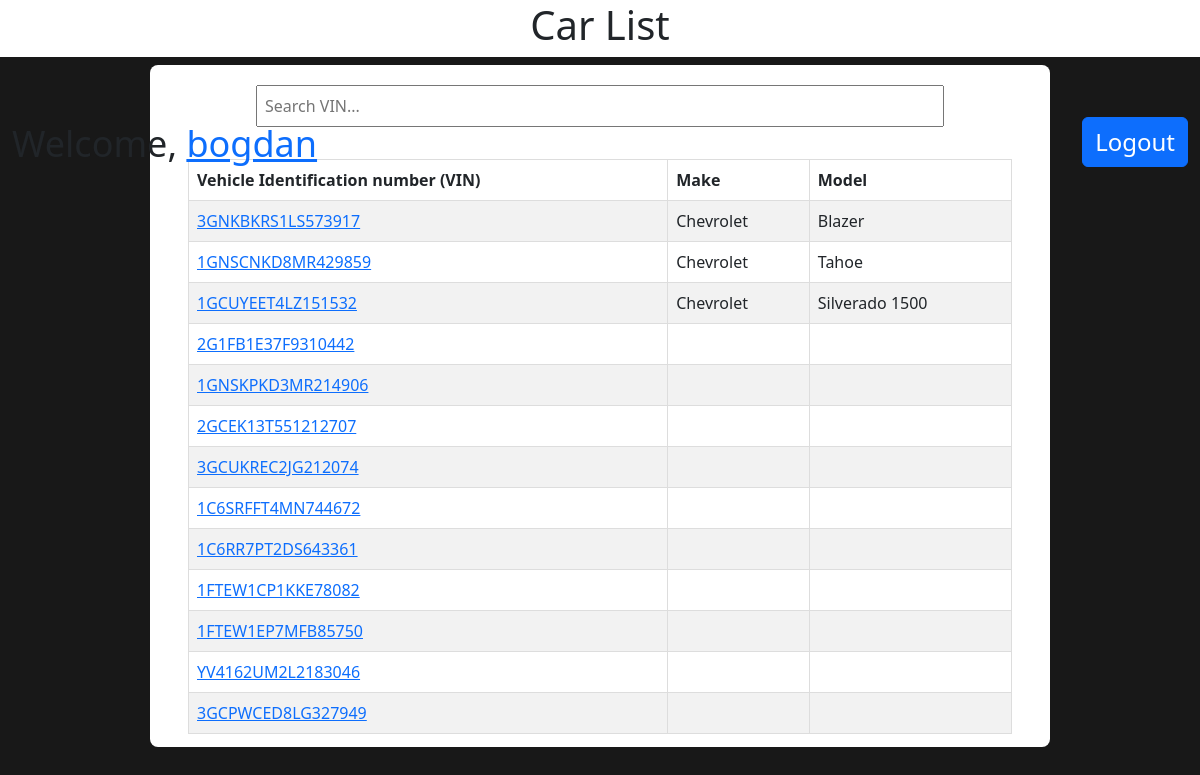
The app's page /cars/ (signed in) with its own data.
### cars/models.py (models this page shows, shortened)
class Car(models.Model):
    vin = models.CharField(max_length=17, unique=True, default='',
                           error_messages={"unique": "This car VIN already exists."},
                           validators=[MinLengthValidator(17, "The car VIN has a 17 characters format!"),
                                       RegexValidator(r'^[A-Z0-9]*$',
                                                      'The car VIN has only numbers and capital letters!')])
    date_added = models.DateTimeField('date added', auto_now_add=True)
    described = models.BooleanField(default=False)
    title = models.CharField(max_length=100, default='')
    short_title = models.CharField(max_length=100, default='')
    description = models.TextField(max_length=500, default='')
    year = models.PositiveSmallIntegerField(validators=[MaxValueValidator(timezone.now().year),
                                                        MinValueValidator(1900)],
                                            null=True)
    make = models.CharField(max_length=100, default='', blank=True)
    model = models.CharField(max_length=100, default='', blank=True)
    trim = models.CharField(max_length=100, default='')
    mileage = models.PositiveIntegerField(null=True)
    mileage_unit = models.CharField(max_length=100, default='')
    transmission_type = models.CharField(max_length=100, default='')
    fuel_type = models.CharField(max_length=100, default='')
    body_style = models.CharField(max_length=100, default='')
    drivetrain = models.CharField(max_length=100, default='')
    interior_color = models.CharField(max_length=100, default='')
    exterior_color = models.CharField(max_length=100, default='')
    doors = models.PositiveSmallIntegerField(null=True)
    cylinders = models.PositiveSmallIntegerField(null=True)
    displacement = models.DecimalField(max_digits=4, decimal_places=2, null=True)
    msrp = models.FloatField(validators=[MinValueValidator(0)], null=True)
    state_of_vehicle = models.CharField(max_length=100, default='')
    grouped_exterior_color = models.CharField(max_length=100, default='')
    grouped_interior_color = models.CharField(max_length=100, default='')
    engine = models.CharField(max_length=100, default='')
    fuel_economy_city = models.PositiveSmallIntegerField(null=True)
    fuel_economy_city_unit = models.CharField(max_length=100, default='')
    fuel_economy_highway = models.PositiveSmallIntegerField(null=True)
    fuel_economy_highway_unit = models.CharField(max_length=100, default='')
    availability = models.BooleanField(null=True)
    image_url = models.URLField(null=True)
    normalized_make = models.CharField(max_length=100, default='')
    grouped_body_style = models.CharField(max_length=100, default='')
    grouped_transmission_type = models.CharField(max_length=100, default='')
    sale_price = models.FloatField(validators=[MinValueValidator(0)], null=True)
    url = models.URLField(null=True)
    stock_number = models.PositiveIntegerField(null=True)

### cars/views.py (the view)
# urls.py: path('', login_required(views.IndexView.as_view(), login_url='/login/'), name='index'),
class IndexView(generic.ListView):
    template_name = 'cars/index.html'
    context_object_name = 'car_list'
    def get_queryset(self):
        query = self.request.GET.get("vin")
        if query:
            vin_list = Car.objects.filter(vin=query.upper())
        else:
            vin_list = Car.objects.all()
        return vin_list

### cars/templates/cars/index.html (shortened to what this page needs)
{% extends "cars/header.html" %}
{% block content %}
<div class="container d-grid col-9">
    <form action="{% url 'cars:index' %}" method="get">
        <div class="text-center" style="padding: 7px">
            <input name="vin" type="text" placeholder="Search VIN...">
        </div>
    </form>
    <div class="page_list d-grid">
        {% if car_list %}
            <table id="customers">
                <tr>
                    <th style="font-weight:bold">Vehicle Identification number (VIN)</th>
                    <th style="font-weight:bold">Make</th>
                    <th style="font-weight:bold">Model</th>
                </tr>
            {% for car in car_list %}
                <tr>
                    <th><a href="{% url 'cars:detail' car.id %}">{{ car.vin }}</a></th>
                    <th>{{ car.make }}</th>
                    <th>{{ car.model }}</th>
                </tr>
            {% endfor %}
            </table>
        {% else %}
            <p class="text-center" style="font-size: 200%">No cars are available.</p>
        {% endif %}
    </div>
</div>
{% endblock %}

### cars/templates/cars/header.html (shortened to what this page needs)
<!DOCTYPE html>
<html lang="en">
<head>
    {% load static %}
    <link href="https://cdn.jsdelivr.net/npm/bootstrap@5.2.0-beta1/dist/css/bootstrap.min.css" rel="stylesheet"
>
    <link rel="stylesheet" type="text/css" href="{% static 'cars/style.css' %}">
</head>
<body>
{% block user %}
    <div class="page_title text-center page_form">
        <div class="welcome">Welcome, <a href="#">{{user.username}}</a></div>
        <h1>{% block page_title %}{% endblock %}</h1>
        <form action="{% url 'logout' %}" method="get">
            <button class="btn btn-primary logout" type="submit">
                Logout
            </button>
        </form>
    </div>
{% endblock %}
{% block content %}{% endblock %}
</body>
</html>

### cars/static/cars/style.css (style rules this page uses)
body { background-color: #181818; }
div.page_title { background-color: white; padding: 0.5px; margin-bottom: 8px; }
div.container { background-color: white; padding: 13px; border-radius: 8px; }
div.page_form { display: flex; align-items: center; justify-content: center; }
div.page_list { padding: 25px; overflow: auto; height: auto; max-height: 600px; }
button.logout { position: absolute; top: 1.3%; right: 1%; font-size: 2vmin; }
div.welcome { position: absolute; top: 1.3%; left: 1%; font-size: 3vmin; }
input[type="text"] { width: 80%; padding: 7px; }
#customers td, #customers th { border: 1px solid #ddd; font-weight:normal; padding: 8px; }
#customers tr:nth-child(even) { background-color: #f2f2f2; }

### records on screen
Car: vin "3GNKBKRS1LS573917", make "Chevrolet", model "Blazer"
Car: vin "1GNSCNKD8MR429859", make "Chevrolet", model "Tahoe"
Car: vin "1GCUYEET4LZ151532", make "Chevrolet", model "Silverado 1500"
Car: vin "2G1FB1E37F9310442"
Car: vin "1GNSKPKD3MR214906"
Car: vin "2GCEK13T551212707"
Car: vin "3GCUKREC2JG212074"
Car: vin "1C6SRFFT4MN744672"
Car: vin "1C6RR7PT2DS643361"
Car: vin "1FTEW1CP1KKE78082"
Car: vin "1FTEW1EP7MFB85750"
Car: vin "YV4162UM2L2183046"
Car: vin "3GCPWCED8LG327949"

### other values on screen
{{ user.username }} "bogdan"
